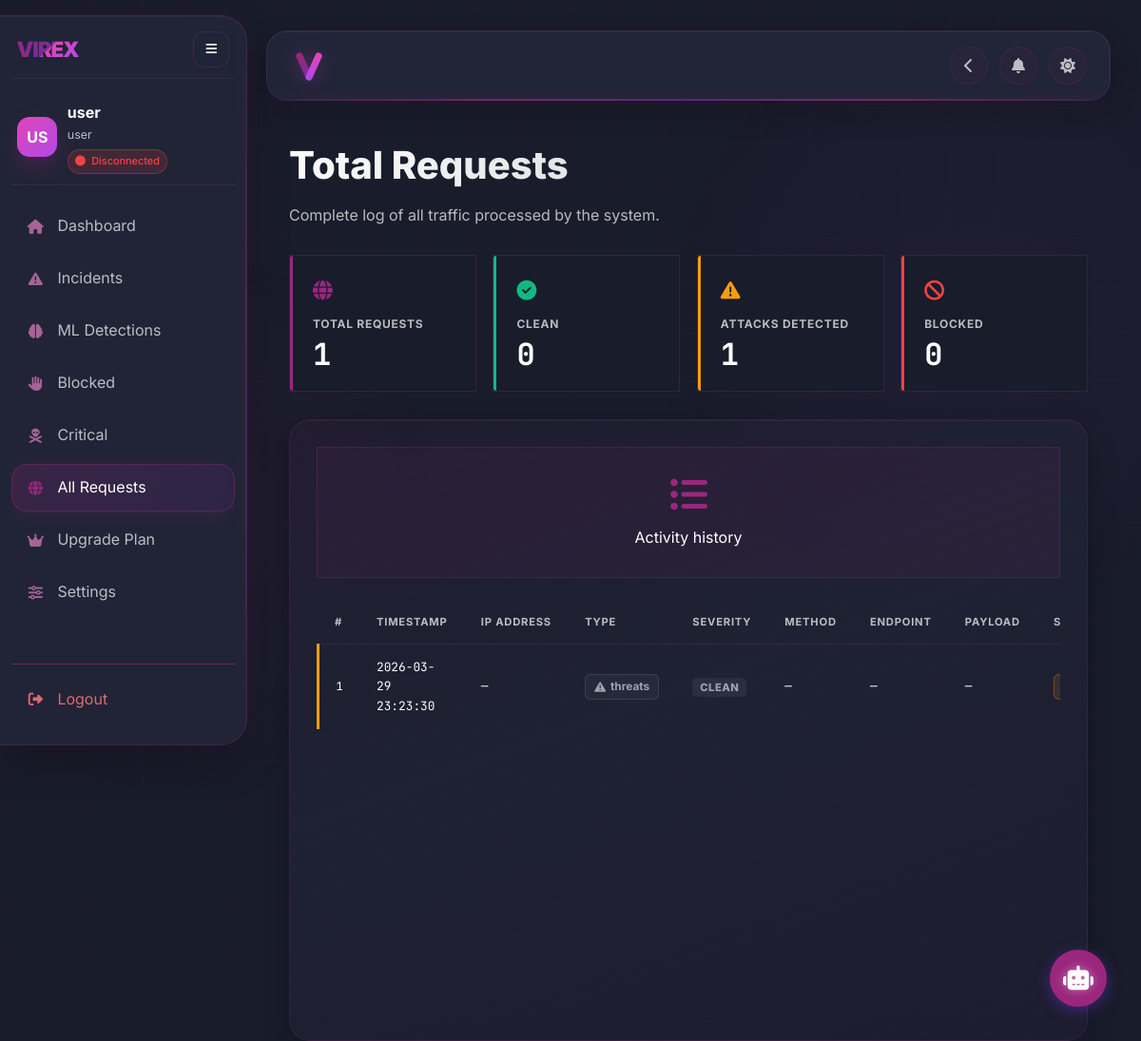
Page /requests (signed in) on the committed database.
### tables this page shows
CREATE TABLE users (
    user_id INTEGER PRIMARY KEY AUTOINCREMENT,
    username TEXT NOT NULL UNIQUE,
    password_hash TEXT NOT NULL,
    email TEXT UNIQUE,
    role_id INTEGER,
    department_id INTEGER,
    is_active BOOLEAN DEFAULT 1,
    last_login TIMESTAMP,
    created_at TIMESTAMP DEFAULT CURRENT_TIMESTAMP,
    updated_at TIMESTAMP, reset_token TEXT, reset_token_expiry TIMESTAMP,
    FOREIGN KEY (role_id) REFERENCES roles(role_id),
    FOREIGN KEY (department_id) REFERENCES departments(department_id)
);

CREATE TABLE roles (
    role_id INTEGER PRIMARY KEY AUTOINCREMENT,
    name TEXT NOT NULL,
    description TEXT,
    created_at TIMESTAMP DEFAULT CURRENT_TIMESTAMP
);

### app/dashboard/routes.py (the view)
    @app.route('/requests')
    @token_required
    def requests_page(current_user):
        logs = dashboard.load_audit_log()
        logs.sort(key=lambda x: x.get('timestamp', ''), reverse=True)
        return render_template('requests.html', logs=logs, title="Total Requests", user=current_user)

### app/templates/requests.html (shortened to what this page needs)
{% extends "sidebar_layout.html" %} {% set active_page = 'requests' %}  {% block stylesheets %}
<link
  rel="stylesheet"
  href="{{ url_for('static', filename='css/requests.css') }}"
/>
{% endblock %} {% block content %}
<main class="main-content">
  <header class="section-title">
    <h1>{{ title }}</h1>
    <p>Complete log of all traffic processed by the system.</p>
  </header>
  {% set total = logs | length %} {% set clean = logs |
  selectattr('attack_type', 'equalto', 'Clean') | list | length %} {% set
  attacks = total - clean %} {% set blocked_count = logs | selectattr('blocked',
  'equalto', true) | list | length %}
  <div class="req-summary">
    <div class="req-card card-total">
      <div class="req-card-icon"><i class="fas fa-globe"></i></div>
      <div class="req-card-label">Total Requests</div>
      <div class="req-card-value">{{ total }}</div>
    </div>
    <div class="req-card card-clean">
      <div class="req-card-icon">
        <i class="fas fa-circle-check"></i>
      </div>
      <div class="req-card-label">Clean</div>
      <div class="req-card-value">{{ clean }}</div>
    </div>
    <div class="req-card card-attack">
      <div class="req-card-icon">
        <i class="fas fa-triangle-exclamation"></i>
      </div>
      <div class="req-card-label">Attacks Detected</div>
      <div class="req-card-value">{{ attacks }}</div>
    </div>
    <div class="req-card card-blocked">
      <div class="req-card-icon"><i class="fas fa-ban"></i></div>
      <div class="req-card-label">Blocked</div>
      <div class="req-card-value">{{ blocked_count }}</div>
    </div>
  </div>
  <div class="table-card">
    {% if user.role == 'user' %}
    <div class="user-notice">
      <i class="fas fa-list-ul"></i>
      <h>Activity history </h2>
    </div>
    {% endif %}
    <div class="req-table-wrap">
      <table class="req-table" id="req-table">
        <thead>
          <tr>
            <th>#</th>
            <th>Timestamp</th>
            <th class="admin-only">IP Address</th>
            <th>Type</th>
            <th>Severity</th>
            <th class="admin-only">Method</th>
            <th class="admin-only">Endpoint</th>
            <th class="admin-only">Payload</th>
            <th>Status</th>
          </tr>
        </thead>
        <tbody id="req-tbody">
          {% for log in logs %} {% set t = (log.attack_type or log.type or '') |
          lower %} {% if log.blocked %}{% set row_tint = 'row-blocked-tint' %}
          {% elif 'clean' in t %}{% set row_tint = 'row-clean-tint' %} {% else
          %}{% set row_tint = 'row-attack-tint' %}{% endif %}
          <tr
            class="{{ row_tint }}"
            data-type="{{ t }}"
            data-blocked="{{ 'true' if log.blocked else 'false' }}"
            data-search="{{ (log.ip or '') ~ ' ' ~ (log.attack_type or '') ~ ' ' ~ (log.endpoint or '') | lower }}"
          >
            <td class="mono idx-cell">{{ loop.index }}</td>
            <td class="mono">{{ log.timestamp }}</td>
            <td class="admin-only mono">{{ log.ip or '—' }}</td>
            <td>
              {% if user.role == 'admin' %} {% if 'sql' in t %}<span
                class="threat-badge t-sqli"
                ><i class="fas fa-database"></i> {{ log.attack_type }}</span
              >
              {% elif 'xss' in t %}<span class="threat-badge t-xss"
                ><i class="fas fa-code"></i> {{ log.attack_type }}</span
              >
              {% elif 'brute' in t %}<span class="threat-badge t-brute"
                ><i class="fas fa-key"></i> {{ log.attack_type }}</span
              >
              {% elif 'scan' in t %}<span class="threat-badge t-scanner"
                ><i class="fas fa-eye"></i> {{ log.attack_type }}</span
              >
              {% elif 'ml' in t or 'anomaly' in t %}<span
                class="threat-badge t-ml"
                ><i class="fas fa-brain"></i> {{ log.attack_type }}</span
              >
              {% elif 'rate' in t %}<span class="threat-badge t-rate"
                ><i class="fas fa-bolt"></i> {{ log.attack_type }}</span
              >
              {% elif 'clean' in t %}<span class="threat-badge t-clean"
                ><i class="fas fa-circle-check"></i> Clean</span
              >
              {% else %}<span class="threat-badge t-unknown"
                ><i class="fas fa-circle-question"></i> {{ log.attack_type or
                '—' }}</span
              >
              {% endif %} {% else %} {% if log.attack_type != 'Clean' %}
              <span class="threat-badge t-unknown"
                ><i class="fas fa-triangle-exclamation"></i> threats </span
              >
              {% else %}
              <span class="threat-badge t-clean"
                ><i class="fas fa-circle-check"></i> clean </span
              >
              {% endif %} {% endif %}
            </td>
            <td>
              {% set sev = (log.severity or 'clean') | lower %}
              <span class="sev-badge sev-{{ sev }}"
                >{{ log.severity or 'Clean' }}</span
              >
            </td>
            <td class="admin-only mono method-cell">{{ log.method or '—' }}</td>
            <td class="admin-only mono payload-td">
              {{ log.endpoint or '—' }}
            </td>
            <td class="admin-only mono payload-td">
              {{ log.payload or log.snippet or log.description or '—' }}
            </td>
            <td>
              {% if log.blocked %}<span class="status-badge s-blocked"
                ><i class="fas fa-ban"></i> Blocked</span
              >
              {% elif log.ml_detected %}<span class="status-badge s-ml"
                ><i class="fas fa-brain"></i> ML Detected</span
              >
              {% elif log.attack_type == 'Clean' %}<span
                class="status-badge s-allowed"
                ><i class="fas fa-circle-check"></i> Allowed</span
              >
              {% else %}<span class="status-badge s-detected"
                > Detected</span
              >
              {% endif %}
            </td>
          </tr>
          {% else %}
          <tr class="empty-row">
            <td colspan="9">
              <i class="fas fa-inbox"></i>No requests logged yet.
            </td>
          </tr>
          {% endfor %}
        </tbody>
      </table>
    </div>
  </div>
</main>
{% endblock %}

### app/templates/sidebar_component.html (shortened to what this page needs)
<aside class="sidebar modern-sidebar" id="sidebar" aria-expanded="true">
  <div class="modern-sidebar__brand-row">
    <div class="sidebar-brand modern-sidebar__brand" style="display: flex; align-items: center; gap: 4px;">
      <span class="brand-v-icon">VIREX</span>
    </div>
    <button
      type="button"
      class="modern-sidebar__toggle"
      data-sidebar-toggle
      data-sidebar-target="sidebar"
      aria-label="Toggle sidebar"
      aria-controls="sidebar"
      aria-expanded="true"
    >
      <i class="fas fa-bars"></i>
    </button>
  </div>
  <div class="modern-sidebar__profile">
    <div class="modern-sidebar__profile-main">
      <div class="modern-sidebar__avatar" aria-hidden="true">
        {% if user and user.avatar_url %}
        <img
          src="{{ user.avatar_url }}"
          alt="avatar"
          style="
            width: 100%;
            height: 100%;
            object-fit: cover;
            border-radius: 13px;
          "
        />
        {% else %}
          {% if user and user.full_name %}
            {{ user.full_name[:2]|upper }}
          {% else %}
            {{ (user.username[:2] if user and user.username else 'US')|upper }}
          {% endif %}
        {% endif %}
      </div>
      <div class="modern-sidebar__profile-copy">
        <div class="modern-sidebar__username" id="sidebar-username" style="display: flex; align-items: center; gap: 8px;">
          {{ user.full_name if user and user.full_name else (user.username if user else 'User') }}
        </div>
        <div class="modern-sidebar__role">
          {{ user.role if user else 'Role' }}
        </div>
        <div
          class="modern-sidebar__status user-connection-status"
          id="sidebar-connection-status"
        >
        </div>
      </div>
    </div>
  </div>
  <nav class="modern-sidebar__nav" aria-label="Primary">
    <a
      href="/dashboard"
      class="modern-sidebar__item {% if active_page == 'dashboard' %}active{% endif %}"
    >
      <span class="modern-sidebar__icon"><i class="fas fa-home"></i></span>
      <span class="modern-sidebar__label">Dashboard</span>
    </a>
    <a
      href="/incidents"
      class="modern-sidebar__item {% if active_page == 'incidents' %}active{% endif %}"
    >
      <span class="modern-sidebar__icon"
        ><i class="fas fa-exclamation-triangle"></i
      ></span>
      <span class="modern-sidebar__label">Incidents</span>
    </a>
    <a
      href="/ml-detections"
      class="modern-sidebar__item {% if active_page == 'ml-detections' %}active{% endif %}"
    >
      <span class="modern-sidebar__icon"><i class="fas fa-brain"></i></span>
      <span class="modern-sidebar__label">ML Detections</span>
    </a>
    <a
      href="/blocked_page"
      class="modern-sidebar__item {% if active_page == 'blocked' %}active{% endif %}"
    >
      <span class="modern-sidebar__icon"><i class="fas fa-hand"></i></span>
      <span class="modern-sidebar__label">Blocked</span>
    </a>
    <a
      href="/critical"
      class="modern-sidebar__item {% if active_page == 'critical' %}active{% endif %}"
    >
      <span class="modern-sidebar__icon"
        ><i class="fas fa-skull-crossbones"></i
      ></span>
      <span class="modern-sidebar__label">Critical</span>
    </a>
    <a
      href="/requests"
      class="modern-sidebar__item {% if active_page == 'requests' %}active{% endif %}"
    >
      <span class="modern-sidebar__icon"><i class="fas fa-globe"></i></span>
      <span class="modern-sidebar__label">All Requests</span>
    </a>
    <a
      href="/pricing"
      class="modern-sidebar__item {% if active_page == 'pricing' %}active{% endif %}"
    >
      <span class="modern-sidebar__icon"><i class="fas fa-crown"></i></span>
      <span class="modern-sidebar__label">Upgrade Plan</span>
    </a>
    <a
      href="/settings"
      class="modern-sidebar__item {% if active_page == 'settings' %}active{% endif %}"
    >
      <span class="modern-sidebar__icon"><i class="fas fa-sliders"></i></span>
      <span class="modern-sidebar__label">Settings</span>
    </a>
  </nav>
  <div class="modern-sidebar__footer">
    <button type="button" class="modern-sidebar__logout" id="logout-btn">
      <span class="modern-sidebar__icon"
        ><i class="fas fa-right-from-bracket"></i
      ></span>
      <span class="modern-sidebar__label">Logout</span>
    </button>
  </div>
</aside>

### rows in the picture
users: username "US", username "user"
roles: name "user"

### other values in the picture
{{ title }} "Total Requests"
{{ total }} "1"
{{ clean }} "0"
{{ attacks }} "1"
{{ blocked_count }} "0"
{{ log.timestamp }} "2026-03-29 23:23:30"
{{ log.ip or '—' }} "—"
{{ log.severity or 'Clean' }} "CLEAN"
{{ log.method or '—' }} "—"
{{ log.endpoint or '—' }} "—"
{{ log.payload or log.snippet or log.description or '—' }} "—"
